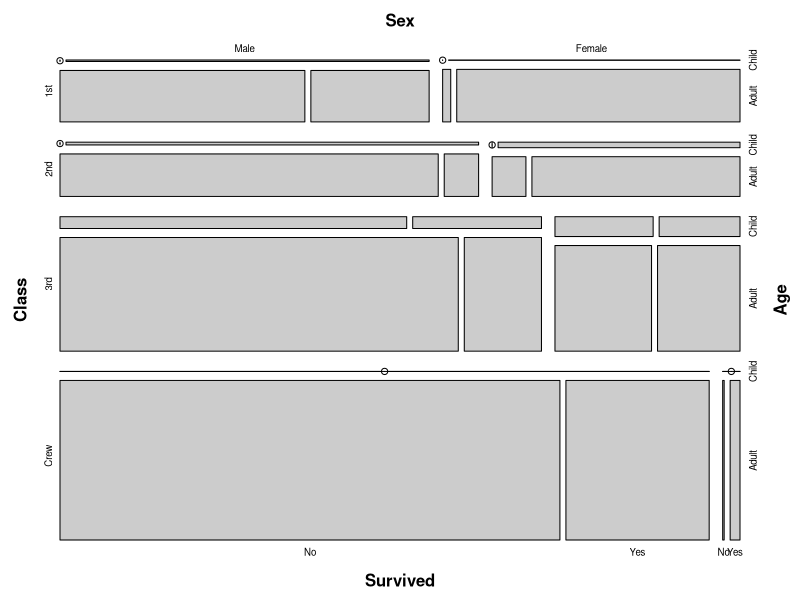

This figure's R source:
## ---- chunk 1

## ---- chunk 2
knitr::opts_chunk$set(echo = FALSE)
## ---- chunk 3
X <- matrix(1:9, # a sequence of numbers to fill in
       nrow=3, # three rows (alt. ncol=3)
       byrow=T) # populate matrix by row
X
## ---- chunk 4
X
dim(X) # 3 rows and 3 columns
## ---- chunk 5
X[1,2] # Retrieve element from the 1st row, 2nd column
X[3,] # Retrieve the entire 3rd row
X[,2] # Retrieve the 2nd column
## ---- chunk 6
X[c(1,3),] # Retrieve rows 1 and 3
X[c(1,3),c(3,1)]
## ---- chunk 7
X <- matrix(sample(1:9,size = 9), nrow = 3)
ord <- order(X[,2])
X[ord,]
## ---- chunk 8
X
t(X)
## ---- chunk 9
X
diag(X) # get values on the diagonal
## ---- chunk 10
X # print X
upper.tri(X) # which elements form the upper triangle
X[upper.tri(X)] <- 0 # set them to 0
X # print the new matrix
## ---- chunk 11
A <- matrix(1:4, nrow = 2, byrow=T)
B <- matrix(5:8, nrow = 2, byrow=T)
A * B # Hadamard product
A %*% B # Matrix multiplication
# A %x% B # Kronecker product
# A %o% B # Outer product (tensor product)
## ---- chunk 12
outer(letters[1:4], LETTERS[1:4], paste, sep="-")
## ---- chunk 13
expand.grid(height = seq(120, 121),
            weight = c('1-50', '51+'),
            sex = c("Male","Female"))
## ---- chunk 14
X
apply(X, MARGIN=2, mean) # MARGIN=1 would do it for rows
## ---- chunk 15
X
my.mean <- mean(X)
apply(X, MARGIN=c(1,2),
      function(x, my.mean) (x - my.mean)^2, my.mean)
## ---- chunk 16
X
colMeans(X)
## ---- chunk 17
x <- c(1,1,1)
y <- c(2,2,2)
cbind(x,y)
rbind(x,y)
## ---- chunk 18
dim(Titanic)
## ---- chunk 19
library(vcd)
mosaic(Titanic, gp_labels=gpar(fontsize=7))
## ---- chunk 20
df <- data.frame(c(1:5),
                 LETTERS[1:5],
                 c(T,F,F,T,T))
df
## ---- chunk 21
df <- data.frame(numbers=c(1:5),
                 letters=c('a','b','c','d','e'),
                 logical=c(T,F,F,T,T))
df
## ---- chunk 22
df[1,]  # get the first row
df[,2]  # the second column
df[2:3, 'letters'] # get rows 2-3 from the 'letters' column
## ---- chunk 23
df$letters # get the column named 'letters'
df$letters[2:3] # get the second and third elements of the column named 'letters'
## ---- chunk 24
colnames(df) # get column names
colnames(df) <- c('num','let','logi') # assign column names
colnames(df)
rownames(df) # get row names
rownames(df) <- letters[1:5] # assign row names
rownames(df)
## ---- chunk 25
age <- data.frame(ID=c(1:4),
                  age=c(37,48,22,NA))
clinical <- data.frame(ID=c(1:4),
                       status=c("sick","healthy","healthy","sick"))
patients <- merge(age, clinical, by='ID')
patients
## ---- chunk 26
summary(patients)
## ---- chunk 27
is.na(patients) # check where the NAs are
na.omit(patients) # remove all rows containing NAs
patients[rowSums(is.na(patients)) > 0,] # select rows containing NAs
## ---- chunk 28
bedr <- data.frame(product = c("POANG", "MALM", "RENS"),
                      type = c("chair", "bed", "rug"),
                      price = c(1200, 2300, 899))
rest <- data.frame(dish = c("kottbullar", "daimtarta"),
                         price = c(89, 32))
park <- 162

ikea_uppsala <- list(bedroom = bedr, 
             restaurant = rest, 
             parking = park)
str(ikea_uppsala) # str (structure) of an object
## ---- chunk 29
ikea_uppsala[[2]]
class(ikea_uppsala[[2]])
## ---- chunk 30
ikea_uppsala[2]
class(ikea_uppsala[2])
## ---- chunk 31
ikea_uppsala$restaurant
ikea_uppsala$restaurant$price
## ---- chunk 32
ikea_lund <- list(park = 125)
ikea_sweden <- list(ikea_lund = ikea_lund, 
                    ikea_uppsala = ikea_uppsala)
# use names to navigate inside the hierarchy
ikea_sweden$ikea_lund$park
ikea_sweden$ikea_uppsala$park
## ---- chunk 33
his <- hist(1:5, plot=F)
str(his)
object.size(hist) # How much memory the object consumes
## ---- chunk 34

